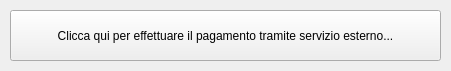
<?xml version="1.0" encoding="UTF-8"?>
<ui version="4.0">
 <class>payment_window</class>
 <widget class="QMainWindow" name="payment_window">
  <property name="windowModality">
   <enum>Qt::WindowModal</enum>
  </property>
  <property name="geometry">
   <rect>
    <x>0</x>
    <y>0</y>
    <width>451</width>
    <height>71</height>
   </rect>
  </property>
  <property name="maximumSize">
   <size>
    <width>451</width>
    <height>71</height>
   </size>
  </property>
  <property name="windowTitle">
   <string>Reindirizzamento al sistema di pagamento...</string>
  </property>
  <widget class="QWidget" name="centralwidget">
   <widget class="QPushButton" name="btn_pay">
    <property name="geometry">
     <rect>
      <x>10</x>
      <y>10</y>
      <width>431</width>
      <height>51</height>
     </rect>
    </property>
    <property name="text">
     <string>Clicca qui per effettuare il pagamento tramite servizio esterno...</string>
    </property>
   </widget>
  </widget>
 </widget>
 <resources/>
 <connections/>
</ui>
